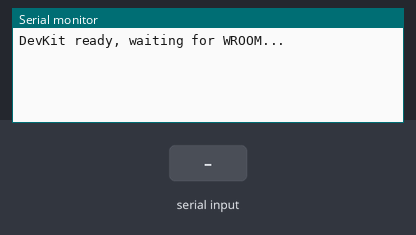
The sketch below on a simulated ESP32. On the bench: the last lines printed to the serial monitor. The test bench sets the inputs (shaded band).

Above: at 1.2 s.
1.3 s: "1\n" received over the second serial link
At 2.5 s:
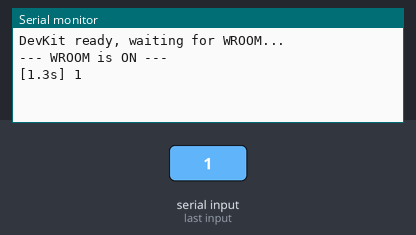
2.8 s: "0\n" received over the second serial link
At 3.9 s:
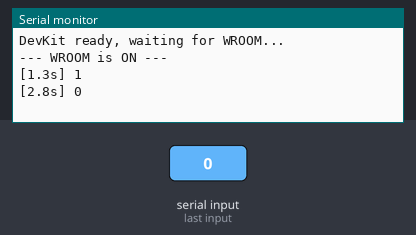
4.3 s: "2\n" received over the second serial link
At 5.0 s:
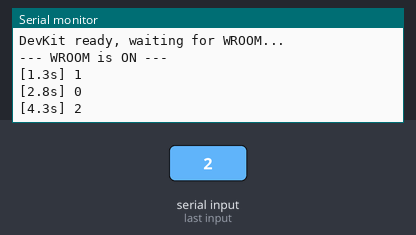

Measured:
- after the input at 1.3 s, the serial monitor: prints a new line at once (image 1)
- after the input at 2.8 s, the serial monitor: prints a new line at once (image 2)
- after the input at 4.3 s, the serial monitor: prints a new line at once (image 3)

The sketch:

devkit_bridge.ino
```cpp
// DevKit V1 bridge: WROOM TX -> DevKit GPIO16 (RX2), common GND.
// Do NOT wire GPIO17 (TX2) to the WROOM: it would back-feed the WROOM while its relay is off.
// Every WROOM line is forwarded to the laptop as "[12.3s] <line>".
// The dashboard also reads the two markers "--- WROOM is ON ---" / "--- WROOM is OFF (no data) ---".
#define SILENCE_MS 3000   // no data for this long = WROOM is off (WROOM prints every 2 s)

String line = "";
unsigned long lastRx = 0;
bool silent = true;

void setup() {
  Serial.begin(115200);                       // to laptop / dashboard
  Serial2.begin(115200, SERIAL_8N1, 16, 17);  // RX2 = GPIO16, TX2 = GPIO17 (leave TX2 unconnected)
  Serial.println("DevKit ready, waiting for WROOM...");
}

void loop() {
  while (Serial2.available()) {
    char c = Serial2.read();
    lastRx = millis();
    if (silent) {
      Serial.println("--- WROOM is ON ---");
      silent = false;
    }
    if (c == '\n') {
      Serial.println("[" + String(millis() / 1000.0, 1) + "s] " + line);
      line = "";
    } else if (c != '\r') {
      if (line.length() < 600) line += c;
    }
  }

  if (!silent && millis() - lastRx > SILENCE_MS) {
    Serial.println("--- WROOM is OFF (no data) ---");
    silent = true;
    line = "";
  }
}
```
